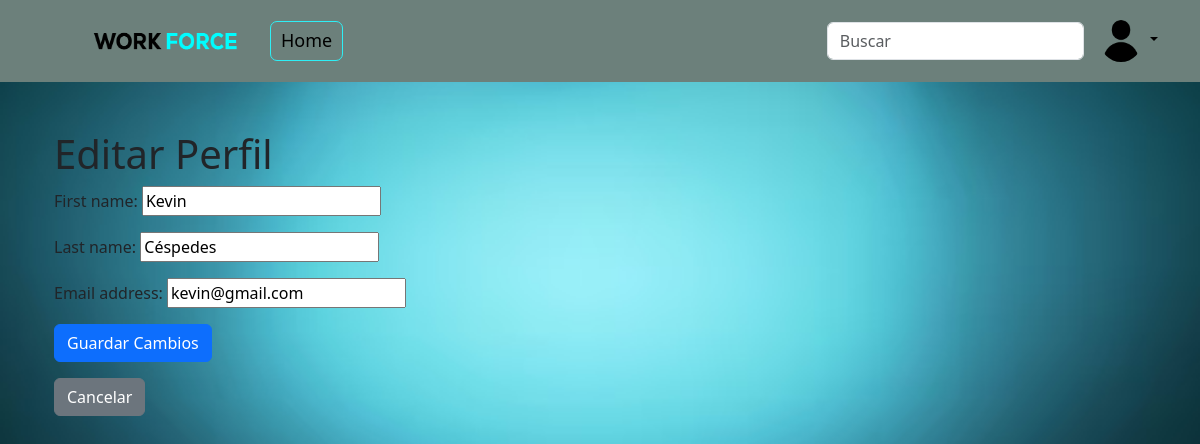
The page /gestiones/profile/edit/ (signed in) on the database its author committed.
### gestiones/models.py (models this page shows, shortened)
class CustomUser(AbstractUser):
    empresa = models.ForeignKey(Empresa, on_delete=models.CASCADE, null=True, blank=True)
    cargo = models.CharField(max_length=255, blank=True, null=True)
    fecha_contratacion = models.DateField(blank=True, null=True)
    foto_perfil = models.ImageField(upload_to='fotos_perfil/', null=True, blank=True)
    telefono = models.CharField(max_length=15, null=True, blank=True)
    fecha_nacimiento = models.DateField(null=True, blank=True)
    direccion = models.CharField(max_length=255, blank=True, null=True)
    salud = models.CharField(max_length=30, choices=[
        ('fonasa', 'Fonasa'),
        ('banmedica', 'Banmédica'),
        ('colmena', 'Colmena Golden Cross'),
        ('consalud', 'Consalud'),
        ('cruzblanca', 'CruzBlanca'),
        ('esencial', 'Esencial'),
        ('masvida', 'Nueva Masvida'),
        ('vidatres', 'Vida Tres'),
    ], blank=True, null=True)
    afp = models.CharField(max_length=30, choices=[
        ('capital', 'AFP Capital'),
        ('cuprum', 'AFP Cuprum'),
        ('habitat', 'AFP Habitat'),
        ('modelo', 'AFP Modelo'),
        ('planvital', 'AFP Planvital'),
        ('provida', 'AFP Provida'),
        ('uno', 'AFP Uno'),
    ], blank=True, null=True)
    horario_asignado = models.CharField(max_length=20, choices=[
        ('8:00-17:30', '8:00 a 17:30'),
        ('9:00-18:30', '9:00 a 18:30'),
        ('21:00-8:00', '21:00 a 8:00'),
        ('otro', 'Otro'),
    ], null=True, blank=True)
    rut = models.CharField(max_length=12, unique=True, null=True, blank=True)

### gestiones/views.py (the view)
# urls.py: path('profile/edit/', views.edit_profile, name='edit_profile'),
@login_required
def edit_profile(request):
    if request.method == 'POST':
        form = EditProfileForm(request.POST, request.FILES, instance=request.user)
        if form.is_valid():
            form.save()
            return redirect('profile')
    else:
        form = EditProfileForm(instance=request.user)
    return render(request, 'gestiones/profile/edit_profile.html', {'form': form})

### gestiones/forms.py
class EditProfileForm(forms.ModelForm):
    class Meta:
        model = CustomUser
        fields = ['first_name', 'last_name', 'email']

### gestiones/templates/gestiones/profile/edit_profile.html (shortened to what this page needs)
{% extends "base_apps.html" %}
{% block content %}
<div class="container mt-5">
    <h1>Editar Perfil</h1>
    <form method="POST" enctype="multipart/form-data">
        {{ form.as_p }}
        <button type="submit" class="btn btn-primary">Guardar Cambios</button>
    </form>
    <a href="{% url 'profile' %}" class="btn btn-secondary mt-3">Cancelar</a>
</div>
{% endblock %}

### static/css/styles.css (style rules this page uses)
body { background-color: #fff; color: #000; font-family: 'Roboto', sans-serif; }

### rows shown on the page
CustomUser: first_name "Kevin", last_name "Céspedes", email "kevin@gmail.com"
